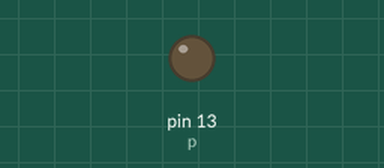
Simulated run of this sketch. Board: Arduino Uno, built with avr-gcc and run on an emulated ATmega328P. Shown: output pins drawn as LEDs (lit = HIGH).

Above: at 2.2 s.
At 6.25 s:
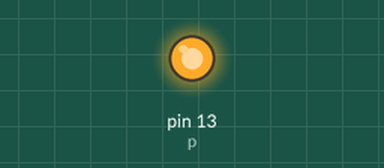
Timing chart, 0 to 6.5 s (numbered marks = the images above):
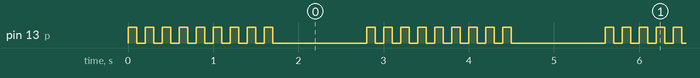

Measured:
- by itself, pin 13 (p): repeats every 2.8 s: 8 × (LOW 0.10 s, HIGH 0.10 s), LOW 1.1 s, HIGH 0.10 s
- by itself, everything shown: repeats every 2.8 s, in 18 steps

The sketch:

blinking_led_in_a_customized_pattern1.ino
```cpp
// C++ code
//
int p=13;
int pause=100,sB=200,lB=600,delayBetLet=1000;
void setup()
{
  pinMode(p,OUTPUT);
}

void loop()
{
 blink(sB);
  blink(sB);
  blink(sB);

  blink(lB);
  blink(lB);
  blink(lB);

  blink(sB);
  blink(sB);
        blink(sB);

  delay(delayBetLet);
}
void blink(int duration){
  digitalWrite(p,HIGH);
  delay(100);
  digitalWrite(p,LOW);
  delay(pause);
}
```
